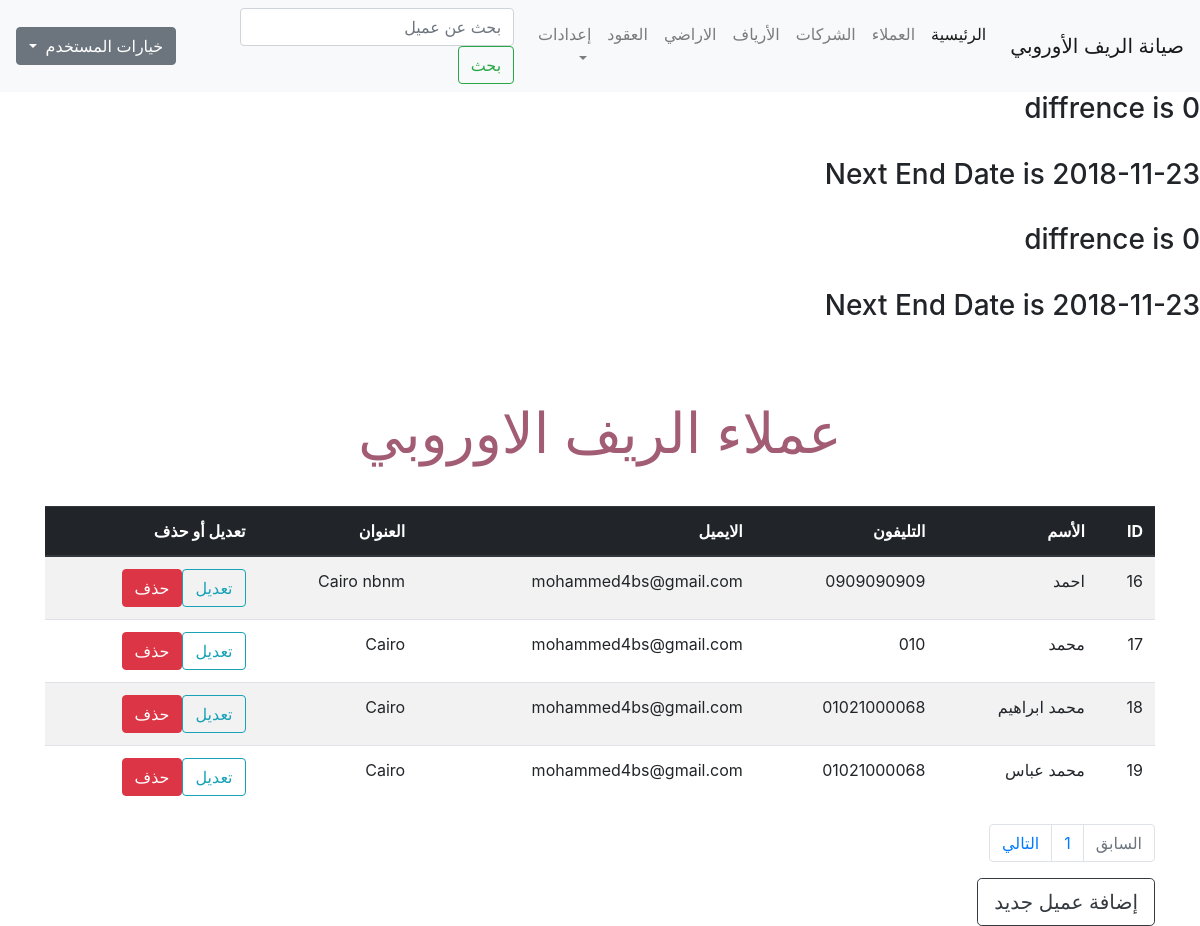
/clients.php (signed in), run on an earlier commit of the app's database.
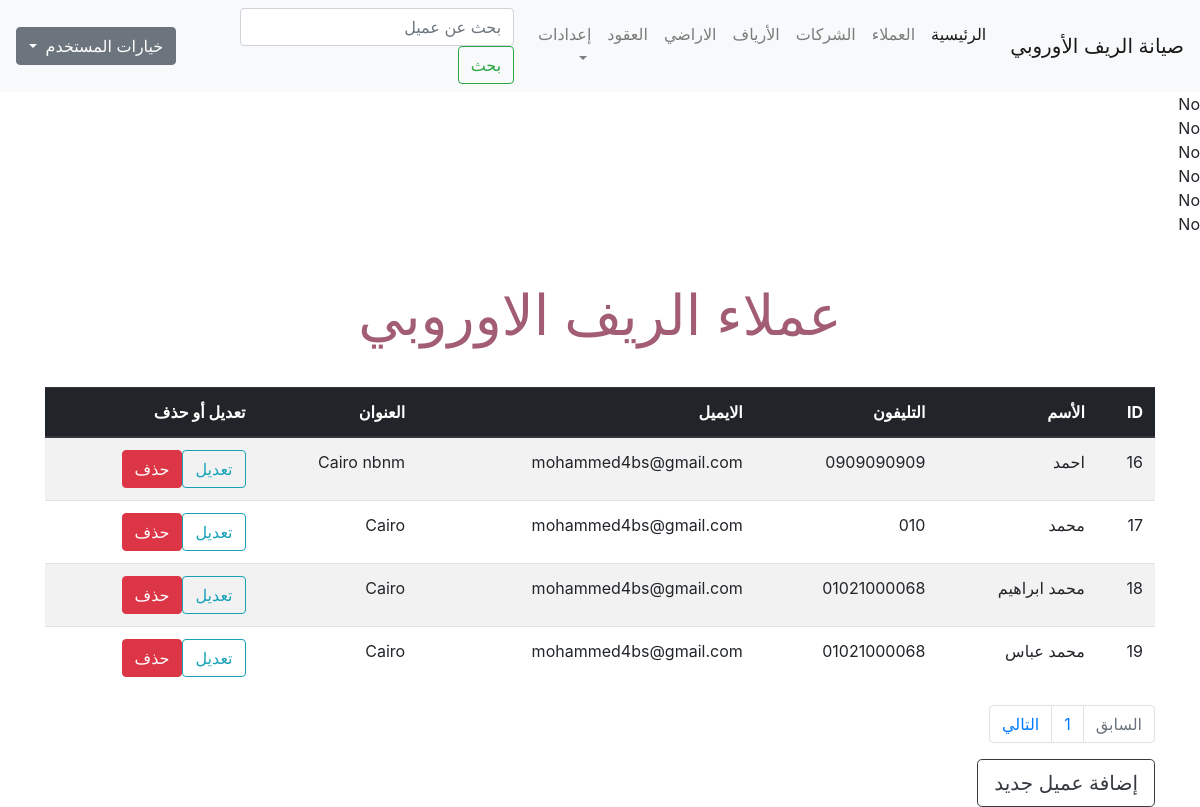
And on a later commit of the database.
### tables this page shows
CREATE TABLE `maint` (
  `maint_id` int(11) NOT NULL,
  `contract_id` int(11) NOT NULL,
  `balance` int(255) NOT NULL,
  `start_date` date NOT NULL,
  `end_date` date NOT NULL,
  `billed_to_date` date NOT NULL,
  `maint_fee` int(11) NOT NULL DEFAULT '750'
);

CREATE TABLE `clients` (
  `client_id` int(11) NOT NULL,
  `client_name` varchar(200) NOT NULL,
  `phone` varchar(20) NOT NULL,
  `email` varchar(200) NOT NULL,
  `address` varchar(255) NOT NULL
);

### clients.php (the view, shortened to what this page needs)
<?php
if (isset($_SESSION['username'])) {
    include 'init.php';
    echo '<div class="container">';
    if (isset($_GET['action'])) {
        $action = $_GET['action'];
    } else {
        $action = "Manage";
    }
        if ($action == 'Manage') {
        $limit = 4;
        $stmt = $db->prepare("SELECT * FROM clients");
        $stmt->execute();
        $total_result = $stmt->rowCount();
        $total_pages = ceil($total_result/$limit);
        if(!isset($_GET['page'])) {
            $page = 1;
        } else {
            $page = $_GET['page'];
        }
        $starting_limit = ($page-1)*$limit;
        $show = "SELECT * FROM clients ORDER BY client_id ASC LIMIT $starting_limit, $limit";
        $rows = $db->prepare($show);
        $rows->execute();
        echo '<h1 class="page-title text-center"> عملاء الريف الاوروبي </h1>';
        ?>
        <table class="table table-striped table-hover ">
            <thead class="thead-dark">
                <tr>
                    <th>
                        ID
                    </th>
                    <th>
                        الأسم
                    </th>
                    <th>
                        التليفون
                    </th>
                    <th>
                        الايميل
                    </th>
                    <th>
                        العنوان
                    </th>
                    <th>
                        تعديل أو حذف
                    </th>
                </tr>
            </thead>
            <tbody>
                <?php
                    foreach($rows as $row) {
                        echo '<tr>';
                            echo '<td>' . $row['client_id'] .  '</td><td>' . $row['client_name'] . '</td><td>' . $row['phone'] . '</td><td>' . $row['email'] . '</td><td>' . $row['address'] . '</td>
                            <td><a href="?action=Edit&id=' . $row['client_id'] . '" class="btn btn-outline-info">تعديل</a><a href="?action=Delete&id=' . $row['client_id'] . '" class="btn btn-danger confirm"> حذف</a></td>';
                        echo '</tr>';
                    }
                ?>
            </tbody>
        </table>
        <nav aria-label="Page navigation example">
            <ul class="pagination">
            <?php $past_page = $_GET['page'] - 1;
                if ($past_page < 1) {
                    $past_page = 1;
                    $past_page_status = 'disabled';
                }
            ?>
                <li class="page-item <?php echo $past_page_status; ?>">
                    <a href='<?php echo "?page=$past_page"; ?>' class="page-link">السابق
                    </a>
                </li>
                <?php
                for ($page=1; $page <= $total_pages ; $page++):?>
                <li class="page-item">
                    <a href='<?php echo "?page=$page"; ?>' class="page-link <?php if ($_GET['page'] == $page) { echo 'current';} ?>"><?php  echo $page; ?>
                    </a>
                </li>
            <?php endfor; ?>
            <?php $next_page = $_GET['page'] + 1;
            ?>
                <li class="page-item  <?php echo $next_page_status; ?>">
                    <a href='<?php echo "?page=$next_page"; ?>' class="page-link">التالي
                    </a>
                </li>
            </ul>
        </nav>
        <a href="?action=Add" class="btn btn-outline-dark btn-lg">إضافة عميل جديد</a>
        <?php
        include $tbl . 'footer.php';
        }
} else {
    header('Location: index.php');
    exit();
}?>

### init.php (shortened to what this page needs)
<?php
include 'db.php';
$tbl = "includes/";
include $tbl . 'header.php';
if (!isset($noNavbar)) {
    include $tbl . 'nav.php';
}
$stmtC = $db->prepare('SELECT contracts.contract_id , contracts.total_space, maint.balance, maint.start_date, maint.end_date, maint.maint_fee
 FROM contracts
INNER JOIN maint on contracts.contract_id = maint.contract_id');
$stmtC->execute();
$rows = $stmtC->fetchAll();
$curDate = date('Y-m-d');
foreach ($rows as $row) {
    $expDate = $row['start_date'];
    if ($expDate < $curDate) {
         $d = (int)abs((strtotime($curDate) - strtotime($expDate))/(60*60*24*30));;
        echo '<h3> diffrence is ' . $d . '</h3><br>';
        $start_date_ = $curDate;
        $end_date_ = date("Y-m-d", strtotime(date("Y-m-d", strtotime($start_date_)). "next month"));
        echo '<h3> Next End Date is ' . $end_date_ . '</h3><br>';
    } else {
        echo 'No' . '<br>';
    }
}

What changed in the data, as far as the page shows it:
removed maint: start_date "0", end_date_ "2018-11-23"
removed maint: start_date "0", end_date_ "2018-11-23"
added maint: start_date "No"
added maint: start_date "No"
added maint: start_date "No"
added maint: start_date "No"
added maint: start_date "No"
added maint: start_date "No"
